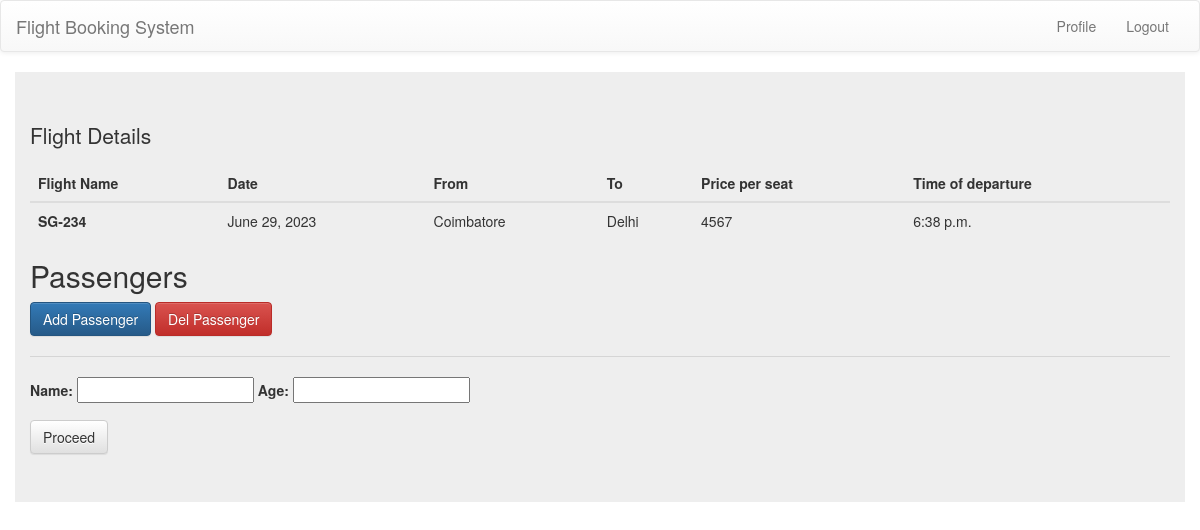
Page /book/10 (signed in) on the committed database.
### user/models.py (models this page shows, shortened)
class Travel(models.Model):
    flight_id=models.ForeignKey(Flight,on_delete=models.CASCADE)
    remain=models.PositiveIntegerField(default=60)
    date=models.DateField(null=True,blank=True)
    status=models.CharField(max_length=10,default="active")

class Flight(models.Model):
    name=models.CharField(max_length=10)
    airline=models.ForeignKey(AirLine,on_delete=models.CASCADE)
    source=models.ForeignKey(Airports,on_delete=models.SET_NULL,blank=True,null=True,related_name="depart")
    destination=models.ForeignKey(Airports,on_delete=models.SET_NULL,blank=True,null=True,related_name="arrive")
    time_of_departure=models.TimeField(null=True,blank=True)
    duration_of_travel=models.PositiveIntegerField()
    price=models.PositiveIntegerField(null=True,blank=True)

class Airports(models.Model):
    name=models.CharField(max_length=10)
    def __str__(self):
        return self.name

### user/views.py (the view, shortened to what this page needs)
# urls.py: path("book/<int:id>",book_flight,name="book"),
@login_required(login_url="/login")
@csrf_exempt
def book_flight(request,id):
    try:
        travel=Travel.objects.get(id=id)
    except:
        raise ValueError("Invalid travel id given")
    return render(request,"book.html",context={"travel":travel})

### templates/book.html (shortened to what this page needs)
{% extends 'home.html' %}
{% block main %}
<div class="jumbotron container">
    <form class="form container" method="post" action="/book/{{travel.id}}">
        <p>Flight Details</p>
        <table class="table table-dark">
          <thead>
            <tr>
              <th scope="col">Flight Name</th>
              <th scope="col">Date</th>
              <th scope="col">From</th>
              <th scope="col">To</th>
              <th scope="col">Price per seat</th>
              <th scope="col">Time of departure</th>
            </tr>
          </thead>
          <tbody>
            <tr>
              <th scope="row">{{travel.flight_id.name}}</th>
              <td>{{travel.date}}</td>
              <td>{{travel.flight_id.source}}</td>
              <td>{{travel.flight_id.destination.name}}</td>
              <td>{{travel.flight_id.price}}</td>
              <td>{{travel.flight_id.time_of_departure}}</td>
            </tr>
          </tbody>
        </table>
        <h2>Passengers</h2>
        <button type="button" class="btn btn-primary" id="add">Add Passenger</button>
        <button type="button" class="btn btn-danger" id="del">Del Passenger </button>
        <hr>
        <div id="passenger-group">
            <div class="form-group">
                <label>Name:</label>
                <input type="text" name="name-1" id="name-1" required>
                <label>Age:</label>
                <input type="number" name="age-1" id="age-1" required>
            </div>
        </div>
      </form>
      <button type="button" class="btn btn-default" id="proceed">Proceed</button>
  </div>
{% endblock main %}

### rows in the picture
Travel: flight_id.name "SG-234", date "June 29, 2023", flight_id.source "Coimbatore", flight_id.destination.name "Delhi", flight_id.price "4567", flight_id.time_of_departure "6:38 p.m."
